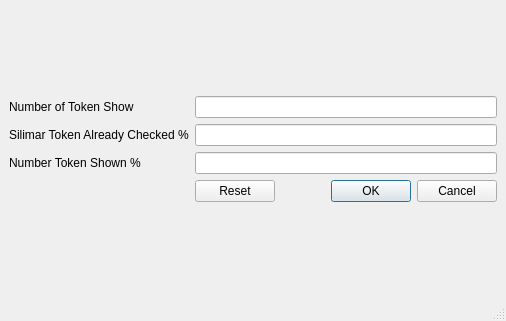
<?xml version="1.0" encoding="UTF-8"?>
<ui version="4.0">
 <class>MainWindow</class>
 <widget class="QMainWindow" name="MainWindow">
  <property name="geometry">
   <rect>
    <x>0</x>
    <y>0</y>
    <width>506</width>
    <height>321</height>
   </rect>
  </property>
  <property name="windowTitle">
   <string>Setup Threshold</string>
  </property>
  <widget class="QWidget" name="centralwidget">
   <layout class="QGridLayout" name="gridLayout_2">
    <item row="0" column="0">
     <layout class="QGridLayout" name="gridLayout">
      <item row="2" column="1">
       <widget class="QLineEdit" name="lineEdit_Setup_TokenShow"/>
      </item>
      <item row="1" column="1">
       <widget class="QLineEdit" name="lineEdit_Setup_TokenChecked"/>
      </item>
      <item row="0" column="0">
       <widget class="QLabel" name="label_Setup_NumberToken">
        <property name="text">
         <string>Number of Token Show</string>
        </property>
       </widget>
      </item>
      <item row="1" column="0">
       <widget class="QLabel" name="label_Setup_TokenChecked">
        <property name="text">
         <string>Silimar Token Already Checked %</string>
        </property>
       </widget>
      </item>
      <item row="2" column="0">
       <widget class="QLabel" name="label_Setup_TokenShow">
        <property name="text">
         <string>Number Token Shown %</string>
        </property>
       </widget>
      </item>
      <item row="0" column="1">
       <widget class="QLineEdit" name="lineEdit_Setup_NumberToken"/>
      </item>
      <item row="3" column="1">
       <widget class="QDialogButtonBox" name="buttonBox_Setup">
        <property name="standardButtons">
         <set>QDialogButtonBox::Cancel|QDialogButtonBox::Ok|QDialogButtonBox::Reset</set>
        </property>
       </widget>
      </item>
     </layout>
    </item>
   </layout>
  </widget>
  <widget class="QMenuBar" name="menubar">
   <property name="geometry">
    <rect>
     <x>0</x>
     <y>0</y>
     <width>506</width>
     <height>22</height>
    </rect>
   </property>
  </widget>
  <widget class="QStatusBar" name="statusbar"/>
 </widget>
 <resources/>
 <connections/>
</ui>
